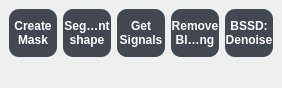
<?xml version="1.0" encoding="UTF-8"?>
<ui version="4.0">
 <class>MainWindow</class>
 <widget class="QMainWindow" name="MainWindow">
  <property name="geometry">
   <rect>
    <x>0</x>
    <y>0</y>
    <width>276</width>
    <height>88</height>
   </rect>
  </property>
  <property name="windowTitle">
   <string>MainWindow</string>
  </property>
  <widget class="QWidget" name="centralwidget">
   <layout class="QVBoxLayout" name="verticalLayout">
    <item>
     <layout class="QHBoxLayout" name="horizontalLayout">
      <item>
       <widget class="QToolButton" name="TButton1">
        <property name="minimumSize">
         <size>
          <width>48</width>
          <height>48</height>
         </size>
        </property>
        <property name="baseSize">
         <size>
          <width>0</width>
          <height>0</height>
         </size>
        </property>
        <property name="font">
         <font>
          <weight>75</weight>
          <bold>true</bold>
         </font>
        </property>
        <property name="toolTip">
         <string>Automatically generates a binary mask for the single largest and brightest element</string>
        </property>
        <property name="autoFillBackground">
         <bool>false</bool>
        </property>
        <property name="styleSheet">
         <string notr="true">border-radius : 10px; background-color: rgb(65,72,81); color : white</string>
        </property>
        <property name="text">
         <string>Create
Mask</string>
        </property>
        <property name="icon">
         <iconset>
          <normaloff>icons/auto_mask.png</normaloff>icons/auto_mask.png</iconset>
        </property>
        <property name="iconSize">
         <size>
          <width>30</width>
          <height>30</height>
         </size>
        </property>
        <property name="checkable">
         <bool>true</bool>
        </property>
        <property name="checked">
         <bool>false</bool>
        </property>
        <property name="popupMode">
         <enum>QToolButton::DelayedPopup</enum>
        </property>
        <property name="toolButtonStyle">
         <enum>Qt::ToolButtonTextUnderIcon</enum>
        </property>
        <property name="autoRaise">
         <bool>false</bool>
        </property>
        <property name="arrowType">
         <enum>Qt::NoArrow</enum>
        </property>
       </widget>
      </item>
      <item>
       <widget class="QToolButton" name="TButton2">
        <property name="minimumSize">
         <size>
          <width>48</width>
          <height>48</height>
         </size>
        </property>
        <property name="baseSize">
         <size>
          <width>0</width>
          <height>0</height>
         </size>
        </property>
        <property name="font">
         <font>
          <weight>75</weight>
          <bold>true</bold>
         </font>
        </property>
        <property name="toolTip">
         <string>Morphological Equal-area Standardized Segmentation: divides shape in similar area ROIs (external and internal layer)</string>
        </property>
        <property name="styleSheet">
         <string notr="true">border-radius : 10px; background-color: rgb(65,72,81); color : white</string>
        </property>
        <property name="text">
         <string>Segment
shape</string>
        </property>
        <property name="icon">
         <iconset>
          <normaloff>icons/mess_icon.png</normaloff>icons/mess_icon.png</iconset>
        </property>
        <property name="iconSize">
         <size>
          <width>30</width>
          <height>30</height>
         </size>
        </property>
        <property name="checkable">
         <bool>true</bool>
        </property>
        <property name="checked">
         <bool>false</bool>
        </property>
        <property name="toolButtonStyle">
         <enum>Qt::ToolButtonTextUnderIcon</enum>
        </property>
        <property name="autoRaise">
         <bool>false</bool>
        </property>
        <property name="arrowType">
         <enum>Qt::NoArrow</enum>
        </property>
       </widget>
      </item>
      <item>
       <widget class="QToolButton" name="TButton3">
        <property name="minimumSize">
         <size>
          <width>48</width>
          <height>48</height>
         </size>
        </property>
        <property name="font">
         <font>
          <weight>75</weight>
          <bold>true</bold>
         </font>
        </property>
        <property name="toolTip">
         <string>Morphological Equal-area Standardized Segmentation: divides the element from a binary mask into labeled ROIs of similar area (a layer of outer ROIs and a layer of inner ROIs)</string>
        </property>
        <property name="styleSheet">
         <string notr="true">border-radius : 10px; background-color: rgb(65,72,81); color : white</string>
        </property>
        <property name="text">
         <string>Get
Signals</string>
        </property>
        <property name="icon">
         <iconset>
          <normaloff>icons/get_signals2.png</normaloff>icons/get_signals2.png</iconset>
        </property>
        <property name="iconSize">
         <size>
          <width>30</width>
          <height>30</height>
         </size>
        </property>
        <property name="checkable">
         <bool>true</bool>
        </property>
        <property name="checked">
         <bool>false</bool>
        </property>
        <property name="toolButtonStyle">
         <enum>Qt::ToolButtonTextUnderIcon</enum>
        </property>
        <property name="autoRaise">
         <bool>false</bool>
        </property>
        <property name="arrowType">
         <enum>Qt::NoArrow</enum>
        </property>
       </widget>
      </item>
      <item>
       <widget class="QToolButton" name="TButton4">
        <property name="minimumSize">
         <size>
          <width>48</width>
          <height>48</height>
         </size>
        </property>
        <property name="font">
         <font>
          <weight>75</weight>
          <bold>true</bold>
         </font>
        </property>
        <property name="toolTip">
         <string>Morphological Equal-area Standardized Segmentation: divides the element from a binary mask into labeled ROIs of similar area (a layer of outer ROIs and a layer of inner ROIs)</string>
        </property>
        <property name="styleSheet">
         <string notr="true">border-radius : 10px; background-color: rgb(65,72,81); color : white</string>
        </property>
        <property name="text">
         <string>Remove
Bleaching</string>
        </property>
        <property name="icon">
         <iconset>
          <normaloff>icons/remove_photob.png</normaloff>icons/remove_photob.png</iconset>
        </property>
        <property name="iconSize">
         <size>
          <width>30</width>
          <height>30</height>
         </size>
        </property>
        <property name="checkable">
         <bool>true</bool>
        </property>
        <property name="checked">
         <bool>false</bool>
        </property>
        <property name="toolButtonStyle">
         <enum>Qt::ToolButtonTextUnderIcon</enum>
        </property>
        <property name="autoRaise">
         <bool>false</bool>
        </property>
        <property name="arrowType">
         <enum>Qt::NoArrow</enum>
        </property>
       </widget>
      </item>
      <item>
       <widget class="QToolButton" name="TButton5">
        <property name="minimumSize">
         <size>
          <width>48</width>
          <height>48</height>
         </size>
        </property>
        <property name="font">
         <font>
          <weight>75</weight>
          <bold>true</bold>
         </font>
        </property>
        <property name="toolTip">
         <string>Morphological Equal-area Standardized Segmentation: divides the element from a binary mask into labeled ROIs of similar area (a layer of outer ROIs and a layer of inner ROIs)</string>
        </property>
        <property name="styleSheet">
         <string notr="true">border-radius : 10px; background-color: rgb(65,72,81); color : white</string>
        </property>
        <property name="text">
         <string>BSSD:
Denoise</string>
        </property>
        <property name="icon">
         <iconset>
          <normaloff>icons/bssd2.png</normaloff>icons/bssd2.png</iconset>
        </property>
        <property name="iconSize">
         <size>
          <width>30</width>
          <height>30</height>
         </size>
        </property>
        <property name="checkable">
         <bool>true</bool>
        </property>
        <property name="checked">
         <bool>false</bool>
        </property>
        <property name="toolButtonStyle">
         <enum>Qt::ToolButtonTextUnderIcon</enum>
        </property>
        <property name="autoRaise">
         <bool>false</bool>
        </property>
        <property name="arrowType">
         <enum>Qt::NoArrow</enum>
        </property>
       </widget>
      </item>
     </layout>
    </item>
    <item>
     <spacer name="verticalSpacer">
      <property name="orientation">
       <enum>Qt::Vertical</enum>
      </property>
      <property name="sizeHint" stdset="0">
       <size>
        <width>20</width>
        <height>40</height>
       </size>
      </property>
     </spacer>
    </item>
   </layout>
  </widget>
 </widget>
 <resources/>
 <connections/>
</ui>
